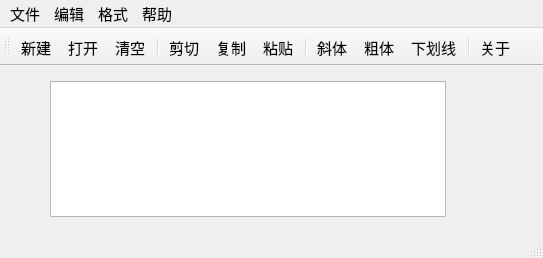
<?xml version="1.0" encoding="UTF-8"?>
<ui version="4.0">
 <class>QWMainWind</class>
 <widget class="QMainWindow" name="QWMainWind">
  <property name="geometry">
   <rect>
    <x>0</x>
    <y>0</y>
    <width>543</width>
    <height>258</height>
   </rect>
  </property>
  <property name="font">
   <font>
    <pointsize>11</pointsize>
   </font>
  </property>
  <property name="windowTitle">
   <string>QWMainWind</string>
  </property>
  <widget class="QWidget" name="centralWidget">
   <widget class="QTextEdit" name="txtEdit">
    <property name="geometry">
     <rect>
      <x>50</x>
      <y>15</y>
      <width>396</width>
      <height>136</height>
     </rect>
    </property>
    <property name="font">
     <font>
      <pointsize>16</pointsize>
     </font>
    </property>
   </widget>
  </widget>
  <widget class="QMenuBar" name="menuBar">
   <property name="geometry">
    <rect>
     <x>0</x>
     <y>0</y>
     <width>543</width>
     <height>23</height>
    </rect>
   </property>
   <widget class="QMenu" name="menu">
    <property name="title">
     <string>文件</string>
    </property>
    <addaction name="actNew"/>
    <addaction name="actOpen"/>
    <addaction name="separator"/>
    <addaction name="actClose"/>
   </widget>
   <widget class="QMenu" name="menu_2">
    <property name="title">
     <string>编辑</string>
    </property>
    <addaction name="actCut"/>
    <addaction name="actCopy"/>
    <addaction name="actPaste"/>
    <addaction name="separator"/>
    <addaction name="actClear"/>
   </widget>
   <widget class="QMenu" name="menu_3">
    <property name="title">
     <string>格式</string>
    </property>
    <addaction name="actFontBold"/>
    <addaction name="actFontItalic"/>
    <addaction name="actFontUnder"/>
    <addaction name="separator"/>
    <addaction name="actToolbarLab"/>
   </widget>
   <widget class="QMenu" name="menu_4">
    <property name="title">
     <string>帮助</string>
    </property>
    <addaction name="actAbout"/>
   </widget>
   <addaction name="menu"/>
   <addaction name="menu_2"/>
   <addaction name="menu_3"/>
   <addaction name="menu_4"/>
  </widget>
  <widget class="QToolBar" name="mainToolBar">
   <property name="toolButtonStyle">
    <enum>Qt::ToolButtonTextUnderIcon</enum>
   </property>
   <attribute name="toolBarArea">
    <enum>TopToolBarArea</enum>
   </attribute>
   <attribute name="toolBarBreak">
    <bool>false</bool>
   </attribute>
   <addaction name="actNew"/>
   <addaction name="actOpen"/>
   <addaction name="actClear"/>
   <addaction name="separator"/>
   <addaction name="actCut"/>
   <addaction name="actCopy"/>
   <addaction name="actPaste"/>
   <addaction name="separator"/>
   <addaction name="actFontItalic"/>
   <addaction name="actFontBold"/>
   <addaction name="actFontUnder"/>
   <addaction name="separator"/>
   <addaction name="actAbout"/>
  </widget>
  <widget class="QStatusBar" name="statusBar"/>
  <action name="actCut">
   <property name="icon">
    <iconset resource="res.qrc">
     <normaloff>:/images/images/cut.bmp</normaloff>:/images/images/cut.bmp</iconset>
   </property>
   <property name="text">
    <string>剪切</string>
   </property>
   <property name="toolTip">
    <string>剪切</string>
   </property>
   <property name="shortcut">
    <string>Ctrl+X</string>
   </property>
  </action>
  <action name="actCopy">
   <property name="icon">
    <iconset resource="res.qrc">
     <normaloff>:/images/images/120.bmp</normaloff>:/images/images/120.bmp</iconset>
   </property>
   <property name="text">
    <string>复制</string>
   </property>
   <property name="toolTip">
    <string>复制</string>
   </property>
   <property name="shortcut">
    <string>Ctrl+C</string>
   </property>
  </action>
  <action name="actPaste">
   <property name="icon">
    <iconset resource="res.qrc">
     <normaloff>:/images/images/paste.bmp</normaloff>:/images/images/paste.bmp</iconset>
   </property>
   <property name="text">
    <string>粘贴</string>
   </property>
   <property name="toolTip">
    <string>粘贴</string>
   </property>
   <property name="shortcut">
    <string>Ctrl+V</string>
   </property>
  </action>
  <action name="actFontBold">
   <property name="checkable">
    <bool>true</bool>
   </property>
   <property name="icon">
    <iconset resource="res.qrc">
     <normaloff>:/images/images/BLD.BMP</normaloff>:/images/images/BLD.BMP</iconset>
   </property>
   <property name="text">
    <string>粗体</string>
   </property>
   <property name="toolTip">
    <string>粗体</string>
   </property>
  </action>
  <action name="actFontItalic">
   <property name="checkable">
    <bool>true</bool>
   </property>
   <property name="icon">
    <iconset resource="res.qrc">
     <normaloff>:/images/images/ITL.BMP</normaloff>:/images/images/ITL.BMP</iconset>
   </property>
   <property name="text">
    <string>斜体</string>
   </property>
   <property name="toolTip">
    <string>斜体</string>
   </property>
  </action>
  <action name="actFontUnder">
   <property name="checkable">
    <bool>true</bool>
   </property>
   <property name="icon">
    <iconset resource="res.qrc">
     <normaloff>:/images/images/WORDUNDR.BMP</normaloff>:/images/images/WORDUNDR.BMP</iconset>
   </property>
   <property name="text">
    <string>下划线</string>
   </property>
   <property name="toolTip">
    <string>下划线</string>
   </property>
  </action>
  <action name="actClose">
   <property name="icon">
    <iconset resource="res.qrc">
     <normaloff>:/images/images/exit.bmp</normaloff>:/images/images/exit.bmp</iconset>
   </property>
   <property name="text">
    <string>退出</string>
   </property>
   <property name="toolTip">
    <string>退出</string>
   </property>
  </action>
  <action name="actOpen">
   <property name="icon">
    <iconset resource="res.qrc">
     <normaloff>:/images/images/open3.bmp</normaloff>:/images/images/open3.bmp</iconset>
   </property>
   <property name="text">
    <string>打开...</string>
   </property>
   <property name="toolTip">
    <string>打开文件</string>
   </property>
   <property name="shortcut">
    <string>Ctrl+O</string>
   </property>
  </action>
  <action name="actClear">
   <property name="icon">
    <iconset resource="res.qrc">
     <normaloff>:/images/images/103.bmp</normaloff>:/images/images/103.bmp</iconset>
   </property>
   <property name="text">
    <string>清空</string>
   </property>
   <property name="toolTip">
    <string>清空内容</string>
   </property>
  </action>
  <action name="actFont">
   <property name="icon">
    <iconset resource="res.qrc">
     <normaloff>:/images/images/20.ico</normaloff>:/images/images/20.ico</iconset>
   </property>
   <property name="text">
    <string>字体...</string>
   </property>
   <property name="toolTip">
    <string>字体设置</string>
   </property>
  </action>
  <action name="actNew">
   <property name="icon">
    <iconset resource="res.qrc">
     <normaloff>:/images/images/new2.bmp</normaloff>:/images/images/new2.bmp</iconset>
   </property>
   <property name="text">
    <string>新建</string>
   </property>
   <property name="shortcut">
    <string>Ctrl+N</string>
   </property>
  </action>
  <action name="actToolbarLab">
   <property name="checkable">
    <bool>true</bool>
   </property>
   <property name="checked">
    <bool>true</bool>
   </property>
   <property name="text">
    <string>显示工具栏文字标签</string>
   </property>
   <property name="menuRole">
    <enum>QAction::TextHeuristicRole</enum>
   </property>
  </action>
  <action name="actAbout">
   <property name="icon">
    <iconset resource="res.qrc">
     <normaloff>:/images/images/20.ico</normaloff>:/images/images/20.ico</iconset>
   </property>
   <property name="text">
    <string>关于</string>
   </property>
   <property name="toolTip">
    <string>关于本程序</string>
   </property>
  </action>
 </widget>
 <layoutdefault spacing="6" margin="11"/>
 <resources>
  <include location="res.qrc"/>
 </resources>
 <connections>
  <connection>
   <sender>actClose</sender>
   <signal>triggered()</signal>
   <receiver>QWMainWind</receiver>
   <slot>close()</slot>
   <hints>
    <hint type="sourcelabel">
     <x>-1</x>
     <y>-1</y>
    </hint>
    <hint type="destinationlabel">
     <x>422</x>
     <y>254</y>
    </hint>
   </hints>
  </connection>
  <connection>
   <sender>actClear</sender>
   <signal>triggered()</signal>
   <receiver>txtEdit</receiver>
   <slot>clear()</slot>
   <hints>
    <hint type="sourcelabel">
     <x>-1</x>
     <y>-1</y>
    </hint>
    <hint type="destinationlabel">
     <x>260</x>
     <y>256</y>
    </hint>
   </hints>
  </connection>
  <connection>
   <sender>actCut</sender>
   <signal>triggered()</signal>
   <receiver>txtEdit</receiver>
   <slot>cut()</slot>
   <hints>
    <hint type="sourcelabel">
     <x>-1</x>
     <y>-1</y>
    </hint>
    <hint type="destinationlabel">
     <x>260</x>
     <y>256</y>
    </hint>
   </hints>
  </connection>
  <connection>
   <sender>actCopy</sender>
   <signal>triggered()</signal>
   <receiver>txtEdit</receiver>
   <slot>copy()</slot>
   <hints>
    <hint type="sourcelabel">
     <x>-1</x>
     <y>-1</y>
    </hint>
    <hint type="destinationlabel">
     <x>260</x>
     <y>256</y>
    </hint>
   </hints>
  </connection>
  <connection>
   <sender>actPaste</sender>
   <signal>triggered()</signal>
   <receiver>txtEdit</receiver>
   <slot>paste()</slot>
   <hints>
    <hint type="sourcelabel">
     <x>-1</x>
     <y>-1</y>
    </hint>
    <hint type="destinationlabel">
     <x>260</x>
     <y>256</y>
    </hint>
   </hints>
  </connection>
 </connections>
</ui>
